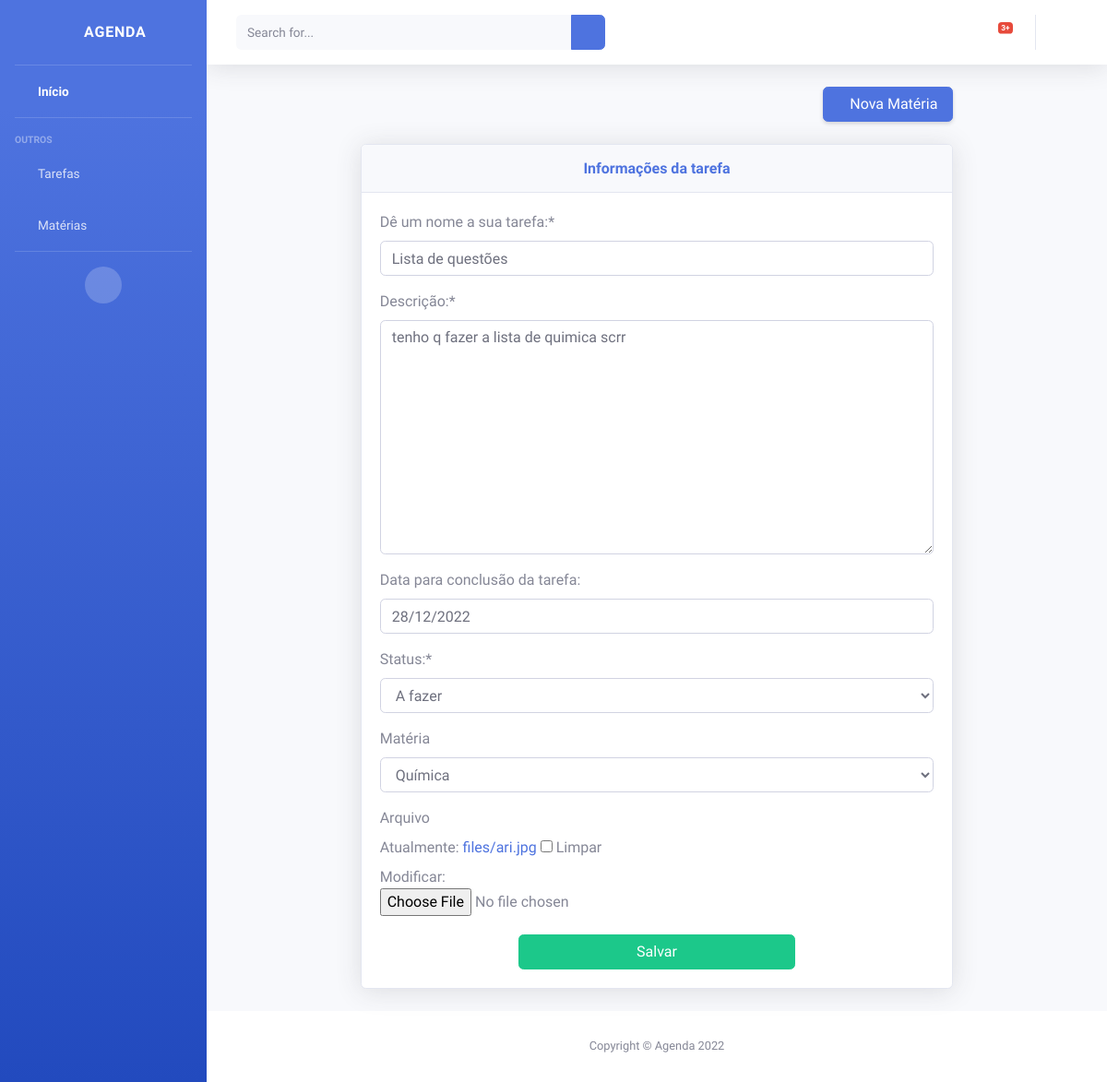
The page /updateTarefa/3/ on the database its author committed.
### myapp/models.py (models this page shows, shortened)
class Tarefa(models.Model):
    status_choice = (
        ("AFA","A fazer"),
        ("AND","Em andamento"),
        ("FIN","Finalizada"),
    )
    codigo = models.AutoField(primary_key=True)
    nome = models.CharField(max_length=100)
    descricao = models.TextField(max_length=280)
    dataConclusao = models.DateField(null=True, blank=True)
    status = models.CharField(max_length=3, choices=status_choice)
    materia = models.ForeignKey(Materia, on_delete=models.CASCADE, null=True, blank=True)
    arquivo = models.FileField(upload_to="files", null=True, blank=True)

class Materia(models.Model):
    codigo = models.AutoField(primary_key=True)
    nome = models.CharField(max_length=50)
    horario = models.CharField(max_length=50)
    def __str__(self):
        return (self.nome)

### myapp/views.py (the view)
# urls.py: path('updateTarefa/<int:id>/', updateTarefa, name="url_updateTarefa"),
def updateTarefa(request, id):
    update =True
    tarefaid = Tarefa.objects.get(pk=id)
    formTarefa = TarefaModelForm(request.POST or None, request.FILES or None, instance=tarefaid)
    if formTarefa.is_valid():
        formTarefa.save()
        return redirect("/inicio")
    pacote = {"formTarefa": formTarefa, "update": update}
    return render(request, "formTarefa.html", pacote)

### myapp/forms.py
class TarefaModelForm(ModelForm):
    class Meta:
        model = Tarefa
        fields = ["nome", "descricao", "dataConclusao", "status", "materia", "arquivo"]
        labels = {
            "nome": "Dê um nome a sua tarefa:",
            "descricao": "Descrição:",
            "dataConclusao":"Data para conclusão da tarefa:",
            "status": "Status:",
            "materia": "Matéria",
            "arquivo": "Arquivo",
        }

### myapp/templates/formTarefa.html (shortened to what this page needs)
{% extends 'layouts/agenda.html' %}
{% load static %}
{% load crispy_forms_tags %}
{% block conteudo %}
<!DOCTYPE html>
<html>
<body>
    <div class="row justify-content-center">
        <div class="col-xl-8 col-lg-7">
            <div class="d-sm-flex align-items-center justify-content-between mb-4">
                <a href="{% url 'url_formMateria' %}" class="d-none d-sm-inline-block btn btn-primary shadow-sm"><i class="fas fa-plus"></i> Nova Matéria&nbsp;</a>
            </div>
            <div class="card shadow mb-4">
                <div class="card-header py-3 d-flex flex-row align-items-center justify-content-center">
                    <h6 class="m-0 font-weight-bold text-primary">Informações da tarefa</h6>
                </div>
                <div class="card-body">
                    <form method="post" class="w-100" enctype="multipart/form-data">
                        {{ formTarefa|crispy }}
                        <div class="w-100 text-center">
                            <button type="submit" class="w-50 mt-1 btn btn-success">Salvar</button>
                        </div>
                    </form>
                </div>
            </div>
        </div>
    </div>
</body>
</html>
{% endblock %}

### rows shown on the page
Tarefa: nome "Lista de questões", descricao "tenho q fazer a lista de quimica scrr", dataConclusao "28/12/2022", status "A fazer", materia "Química"
